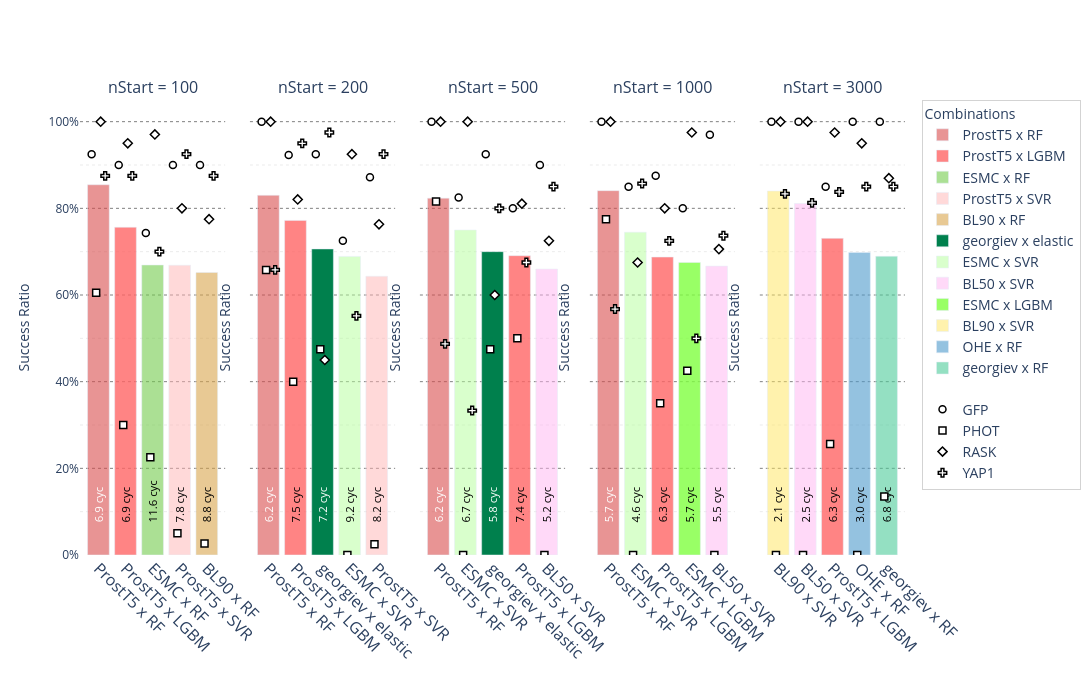

Source (notebook cell):
### Code cell
from plotly.subplots import make_subplots
import plotly.graph_objects as go
import pandas as pd
import os
import re

# ============================================================================
# HELPER
# ============================================================================
def get_contrast_color(col_str):
    col_str = str(col_str).strip()
    r, g, b = 255, 255, 255
    if col_str.startswith('#'):
        hx = col_str.lstrip('#')
        if len(hx) == 3: hx = ''.join(c*2 for c in hx)
        if len(hx) >= 6:
            try: r, g, b = tuple(int(hx[i:i+2], 16) for i in (0, 2, 4))
            except: pass
    elif col_str.startswith('rgb'):
        vals = [int(v) for v in re.findall(r'\d+', col_str)]
        if len(vals) >= 3: r, g, b = vals[0], vals[1], vals[2]
    
    # Calculate relative luminance
    lum = (0.299 * r + 0.587 * g + 0.114 * b) / 255
    return 'white' if lum < 0.5 else 'black'

# ============================================================================
# CONFIG
# ============================================================================
N_TOP_COMBOS   = 5
SPREAD_WIDTH   = 0.5
BAR_WIDTH      = 0.8
SCATTER_SIZE   = 7
PLOT_HEIGHT    = 700
PLOT_WIDTH     = 1500

n_starts = sorted(runs_df['n_Start'].dropna().unique())
datasets = sorted(runs_df['dataset'].dropna().unique())
symbol_map = {ds: sym for sym, ds in enumerate(datasets)}   # dataset → marker symbol

# ============================================================================
# PRE-COMPUTE per-(n_start, combo) success ratio + avg duration
# ============================================================================
finished_df = runs_df[runs_df['status'] == 'finished'].copy()
success_df  = finished_df[finished_df['result'] == 'success'].copy()

# Ensure combo uses ' x ' delimiter directly to match combination_colors
finished_df['combo'] = finished_df['embedding'] + ' x ' + finished_df['model']
success_df['combo']  = success_df['embedding'] + ' x ' + success_df['model']

# Global aggregation (all datasets pooled) — used for bar heights
global_finished = finished_df.groupby(['n_Start', 'combo']).size().rename('n_finished')
global_success  = success_df.groupby(['n_Start', 'combo']).size().rename('n_success')
global_duration = success_df.groupby(['n_Start', 'combo'])['last_cycle'].mean().rename('avg_duration')

global_summary = (
    pd.concat([global_finished, global_success, global_duration], axis=1)
    .fillna({'n_success': 0, 'avg_duration': 0})
    .assign(success_ratio=lambda df: df['n_success'] / df['n_finished'])
    .reset_index()
)

# Per-dataset aggregation — used for scatter points
ds_finished = finished_df.groupby(['n_Start', 'combo', 'dataset']).size().rename('n_finished')
ds_success  = success_df.groupby(['n_Start', 'combo', 'dataset']).size().rename('n_success')

ds_summary = (
    pd.concat([ds_finished, ds_success], axis=1)
    .fillna({'n_success': 0})
    .assign(success_ratio=lambda df: df['n_success'] / df['n_finished'])
    .reset_index()
)

# Only include combos that finished at least 4 times for ALL datasets
valid_combos_nstart = ds_summary[ds_summary['n_finished'] >= 4].groupby(['n_Start', 'combo'])['dataset'].nunique()
valid_combos_nstart = valid_combos_nstart[valid_combos_nstart == len(datasets)].reset_index()[['n_Start', 'combo']]
global_summary = pd.merge(global_summary, valid_combos_nstart, on=['n_Start', 'combo'], how='inner')

# ============================================================================
# BUILD SUBPLOTS
# ============================================================================
comb_nStart = make_subplots(
    rows=1,
    cols=len(n_starts),
    shared_yaxes=True,
    subplot_titles=[f"nStart = {ns}" for ns in n_starts],
    horizontal_spacing=0.03,
)

legend_combos_added   = set()
legend_datasets_added = set()

# ============================================================================
# FILL SUBPLOTS
# ============================================================================
for col_idx, n_start in enumerate(n_starts, start=1):

    # --- Top-N combos for this n_Start (bars) --------------------------------
    top_combos = (
        global_summary[global_summary['n_Start'] == n_start]
        .nlargest(N_TOP_COMBOS, 'success_ratio')
        .reset_index(drop=True)
    )
    combo_x = {combo: pos for pos, combo in enumerate(top_combos['combo'])}

    # -- Bars -----------------------------------------------------------------
    for _, row in top_combos.iterrows():
        combo    = row['combo']
        sr       = row['success_ratio']
        duration = row['avg_duration']
        x_pos    = combo_x[combo]

        # Use fallback if completely missing
        marker_col = combination_colors.get(combo, '#808080')
        txt_color  = get_contrast_color(marker_col)

        comb_nStart.add_trace(
            go.Bar(
                x=[x_pos],
                y=[sr],
                name=combo,
                marker_color=marker_col,
                text=[f"          {duration:.1f} cyc"],
                textposition='inside',
                insidetextanchor='start',
                textangle=-90,
                textfont=dict(size=16, color=txt_color),
                width=[BAR_WIDTH],
                legendgroup='combos',
                showlegend=(combo not in legend_combos_added),
            ),
            row=1, col=col_idx,
        )
        legend_combos_added.add(combo)

    # -- Scatter: per-dataset success ratio for each top combo ----------------
    ns_ds = ds_summary[ds_summary['n_Start'] == n_start]

    for _, row in top_combos.iterrows():
        combo = row['combo']
        x_pos = combo_x[combo]

        combo_ds = ns_ds[ns_ds['combo'] == combo].copy()

        # Evenly space dataset markers across the bar width
        n_ds = len(datasets)
        offsets = {
            ds: -SPREAD_WIDTH / 2 + (SPREAD_WIDTH / (n_ds - 1)) * i if n_ds > 1 else 0
            for i, ds in enumerate(datasets)
        }

        for dataset in datasets:
            ds_row = combo_ds[combo_ds['dataset'] == dataset]
            if ds_row.empty:
                continue

            sr_ds = ds_row['success_ratio'].values[0]

            comb_nStart.add_trace(
                go.Scatter(
                    x=[x_pos + offsets[dataset]],
                    y=[sr_ds],
                    mode='markers',
                    name=f"{dataset}",
                    marker=dict(
                        color='white',
                        symbol=symbol_map[dataset],
                        size=SCATTER_SIZE,
                        line=dict(color='black', width=1.5),
                    ),
                    legendgroup='datasets',
                    showlegend=(dataset not in legend_datasets_added),
                ),
                row=1, col=col_idx,
            )
            legend_datasets_added.add(dataset)

    # -- X-axis tick labels for this subplot ----------------------------------
    comb_nStart.layout[f'xaxis{col_idx}' if col_idx > 1 else 'xaxis'].update(
        tickmode='array',
        tickvals=list(range(N_TOP_COMBOS)),
        ticktext=[
            c.replace(' x ', ' x ').replace('_', ' ')   # keep on one line for angle
            for c in top_combos['combo']
        ],
        tickangle=45,
        tickfont=dict(size=16),
        title_text='',
    )

# ============================================================================
# GLOBAL LAYOUT
# ============================================================================
comb_nStart.update_layout(
    # title=dict(
    #     text="Top 5 Embedding × Regressor Combinations per nStart",
    #     font=dict(size=16),
    # ),
    barmode='group',
    height=PLOT_HEIGHT,
    width=PLOT_WIDTH,
    plot_bgcolor='white',
    showlegend=True,
    legend=dict(
        title=dict(text="Combinations", font=dict(size=14)),
        font=dict(size=14),
        tracegroupgap=20,       # visual gap between combo and dataset legend groups
        bordercolor='lightgrey',
        borderwidth=1,
    ),
)

comb_nStart.update_yaxes(
    range=[0, 1.05],
    title_text="Success Ratio",
    tickformat=".0%",
    showgrid=True,
    gridcolor='grey',
    griddash='dot',
    dtick=0.2,
    minor=dict(showgrid=True, gridcolor='#ebebeb', griddash='dot', dtick=0.1),
)

comb_nStart.update_annotations(font_size=16)

# ============================================================================
# EXPORT
# ============================================================================
comb_nStart.show()

# Use proper path resolution
outpath = "plots/"
title = "top_combinations_nStart.jpg"
comb_nStart.write_image(os.path.join(outpath, title))
